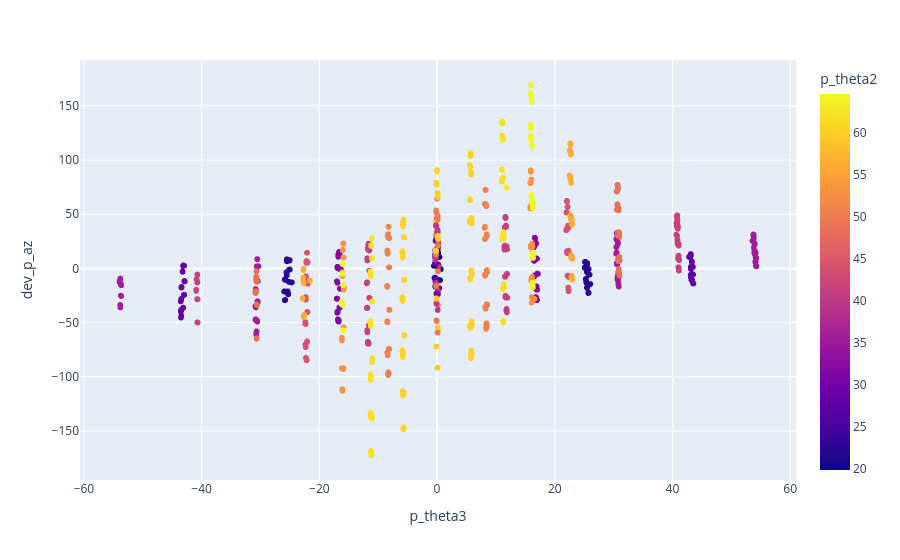

The notebook cell saved with this chart:
### Markdown cell above
# Scrap Area

### Code cell
fig = px.scatter(d, x="p_theta3", y="dev_p_az", color="p_theta2")
fig.show()

### Figure 1 — Plotly figure (JSON) as saved in the notebook; plotly's stock layout.template omitted (floating-point values rounded to 4 significant figures; data arrays with more than 128 entries replaced by an {"elided": "..."} marker saying what was removed)
{"data": [{"hovertemplate": "p_theta3=%{x}<br>dev_p_az=%{y}<br>p_theta2=%{marker.color}<extra></extra>", "legendgroup": "", "marker": {"color": {"elided": "1762 float values"}, "coloraxis": "coloraxis", "symbol": "circle"}, "mode": "markers", "name": "", "showlegend": false, "type": "scattergl", "x": {"elided": "1762 float values"}, "xaxis": "x", "y": {"elided": "1762 float values"}, "yaxis": "y"}], "layout": {"coloraxis": {"colorbar": {"title": {"text": "p_theta2"}}, "colorscale": [[0, "#0d0887"], [0.1111, "#46039f"], [0.2222, "#7201a8"], [0.3333, "#9c179e"], [0.4444, "#bd3786"], [0.5556, "#d8576b"], [0.6667, "#ed7953"], [0.7778, "#fb9f3a"], [0.8889, "#fdca26"], [1, "#f0f921"]]}, "legend": {"tracegroupgap": 0}, "margin": {"t": 60}, "xaxis": {"anchor": "y", "domain": [0, 1], "title": {"text": "p_theta3"}}, "yaxis": {"anchor": "x", "domain": [0, 1], "title": {"text": "dev_p_az"}}}}
